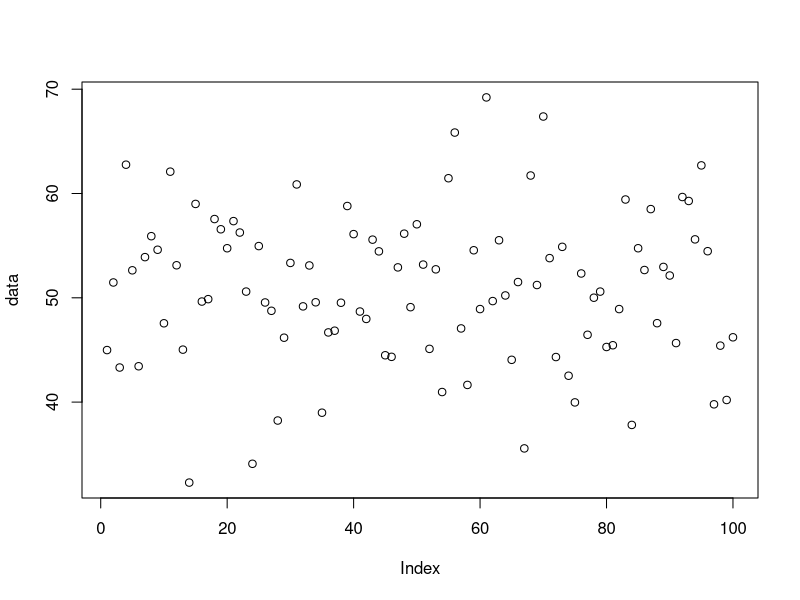
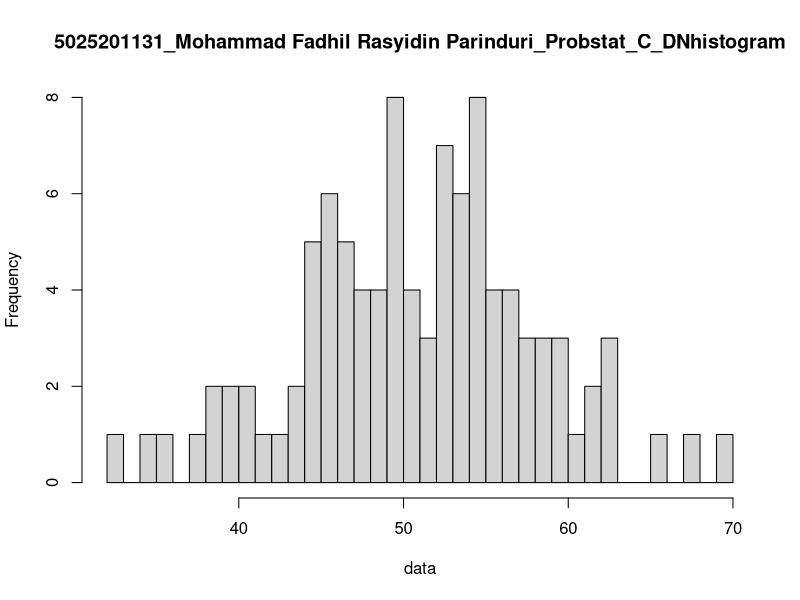

Recreate these plots in R, in order.
n = 100
mean = 50
sd = 8

#6a
set.seed(1)
data <- rnorm(n, mean, sd)
data
summary(data)

x1 = runif(1, min = min(data), max = mean)
x2 = runif(1, min = mean, max = max(data))
x1
x2

probability1 <- pnorm(x1, mean, sd)
probability2 <- pnorm(x2, mean, sd)
probability1
probability2

probability <- probability2 - probability1
plot(data)

#6b
breaks = 50
hist(data, breaks, main = "5025201131_Mohammad Fadhil Rasyidin Parinduri_Probstat_C_DNhistogram")

#6c
variance = (sd(data)) ^ 2
variance